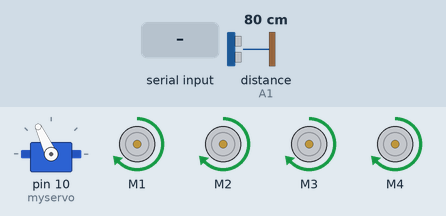
Simulated run of this sketch. Board: Arduino Uno, built with avr-gcc and run on an emulated ATmega328P. Parts: servo, 4 × DC motor (green arrow = forward, orange = backward, longer = faster). The inputs (shaded band) are chosen by the test bench; at power-on: distance to the obstacle (sensor on A1) 80 cm. The echo pulse lasts 58.3 µs per cm.

Above: at 3.9 s.
4.0 s: distance to the obstacle (sensor on A1) set to 17 cm
5.5 s: distance to the obstacle (sensor on A1) set to 13 cm
At 7.2 s:
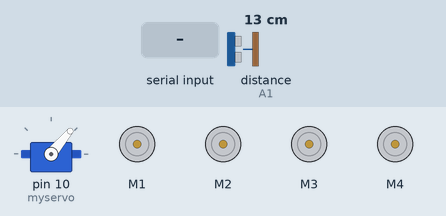
At 8.4 s:
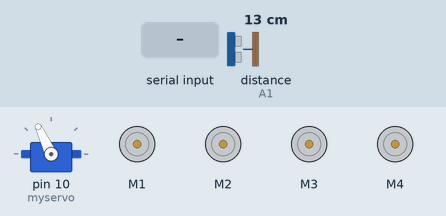
8.5 s: "L" received over Serial
At 10.25 s:
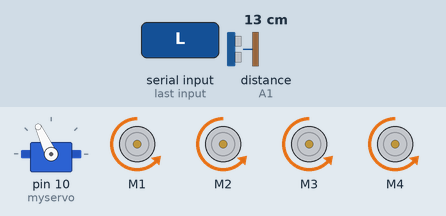
11.5 s: "R" received over Serial
Timing chart, 0 to 14.6 s (numbered marks = the images above; inputs shaded):
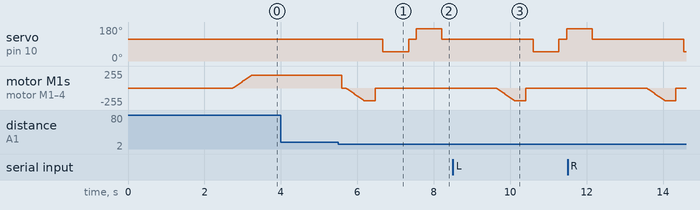

Measured:
- the behaviour switches between 16 and 15 cm on distance to the obstacle (sensor on A1) (found by bisection; images 0 and 1)
- after the input at 4.0 s, every drawn part: stays the same
- after the input at 5.5 s, servo on pin 10 (myservo): 115° → 50° after 1.2 s, → 115° 0.67 s later, → 170° 0.20 s later, → 115° 0.67 s later

The sketch:

smart_home_cleaner.ino
```cpp
#include <AFMotor.h>
#include <NewPing.h>
#include <Servo.h>

#define TRIG_PIN A0
#define ECHO_PIN A1
#define MAX_DISTANCE 200
#define MAX_SPEED 190 // sets speed of DC  motors
#define MAX_SPEED_OFFSET 20

NewPing sonar(TRIG_PIN, ECHO_PIN, MAX_DISTANCE);

//initial motors pin
AF_DCMotor motor1(1, MOTOR12_1KHZ);
AF_DCMotor motor2(2, MOTOR12_1KHZ);
AF_DCMotor motor3(3, MOTOR34_1KHZ);
AF_DCMotor motor4(4, MOTOR34_1KHZ);
Servo myservo;
boolean goesForward=false;
char command;
int distance = 100;
int speedSet = 0;

void setup()
{
  myservo.attach(10);
  myservo.write(115);
  delay(2000);
  distance = readPing();
  delay(100);
  distance = readPing();
  delay(100);
  distance = readPing();
  delay(100);
  distance = readPing();
  delay(100);
  Serial.begin(9600);  //Set the baud rate to your Bluetooth module.
}

void loop(){
  int distanceR = 0;
 int distanceL =  0;
   delay(40);
 if(distance<=15)
 {
  Stop();
  delay(100);
  back();
  delay(300);
  Stop();
  delay(200);
  distanceR = lookRight();
  delay(200);
  distanceL = lookLeft();
  delay(200);

  if(distanceR>=distanceL)
  {
    right();
    Stop();
  }else
  {
    left();
    Stop();
  }
 }else
 {
  forward();
 }
 distance = readPing();
  if(Serial.available() > 0){
    command = Serial.read();
    Stop(); //initialize with motors stoped
    //Change pin mode only if new command is different from previous.
    //Serial.println(command);
    switch(command){
    case 'F':
      forward();
      break;
    case 'B':
       back();
      break;
    case 'L':
      left();
      break;
    case 'R':
      right();
      break;
    }
  }
}

void forward()
{
if(!goesForward)
  {
    goesForward=true;
    motor1.run(FORWARD);
    motor2.run(FORWARD);
    motor3.run(FORWARD);
    motor4.run(FORWARD);
   for (speedSet = 0; speedSet < MAX_SPEED; speedSet +=2) // slowly bring the speed up to avoid loading down the batteries too quickly
   {
    motor1.setSpeed(speedSet);
    motor2.setSpeed(speedSet);
    motor3.setSpeed(speedSet);
    motor4.setSpeed(speedSet);
    delay(5);
   }
  }
}

void back()
{
    goesForward=false;
    motor1.run(BACKWARD);
    motor2.run(BACKWARD);
    motor3.run(BACKWARD);
    motor4.run(BACKWARD);
  for (speedSet = 0; speedSet < MAX_SPEED; speedSet +=2) // slowly bring the speed up to avoid loading down the batteries too quickly
  {
    motor1.setSpeed(speedSet);
    motor2.setSpeed(speedSet);
    motor3.setSpeed(speedSet);
    motor4.setSpeed(speedSet);
    delay(5);
  }
}

void left()
{
   motor1.run(BACKWARD);
  motor2.run(BACKWARD);
  motor3.run(FORWARD);
  motor4.run(FORWARD);
  delay(500);
  motor1.run(FORWARD);
  motor2.run(FORWARD);
  motor3.run(FORWARD);
  motor4.run(FORWARD);
}

void right()
{
   motor1.run(FORWARD);
  motor2.run(FORWARD);
  motor3.run(BACKWARD);
  motor4.run(BACKWARD);
  delay(500);
  motor1.run(FORWARD);
  motor2.run(FORWARD);
  motor3.run(FORWARD);
  motor4.run(FORWARD);
}

void Stop()
{
  motor1.setSpeed(0); //Define minimum velocity
  motor1.run(RELEASE); //stop the motor when release the button
  motor2.setSpeed(0); //Define minimum velocity
  motor2.run(RELEASE); //rotate the motor clockwise
  motor3.setSpeed(0); //Define minimum velocity
  motor3.run(RELEASE); //stop the motor when release the button
  motor4.setSpeed(0); //Define minimum velocity
  motor4.run(RELEASE); //stop the motor when release the button
}
int lookRight()
{
    myservo.write(50);
    delay(500);
    int distance = readPing();
    delay(100);
    myservo.write(115);
    return distance;
}

int lookLeft()
{
    myservo.write(170);
    delay(500);
    int distance = readPing();
    delay(100);
    myservo.write(115);
    return distance;
    delay(100);
}

int readPing() {
  delay(70);
  int cm = sonar.ping_cm();
  if(cm==0)
  {
    cm = 250;
  }
  return cm;
}
```
